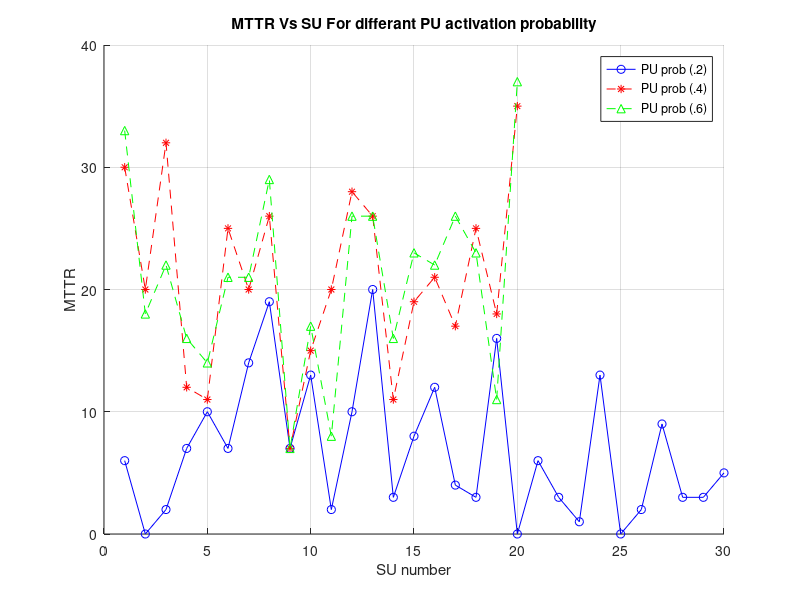
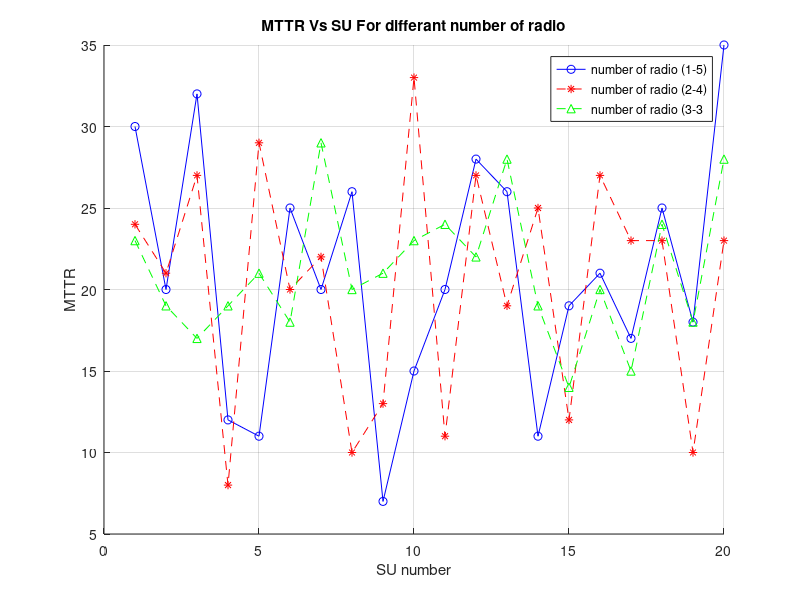
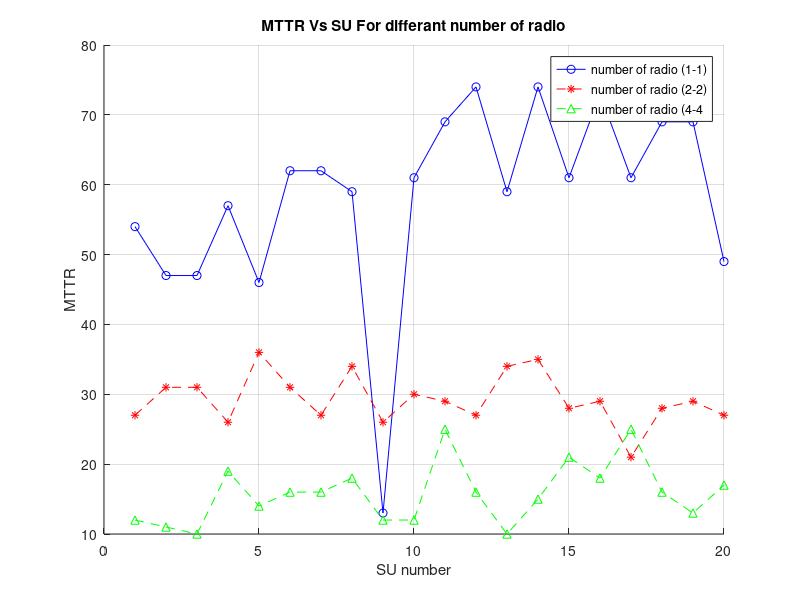

The MATLAB source for these figures, in order:
%MTTR
MTTRPU2 = csvread('Maximum Time to rendezvous for Vs SU_PUprob(.2).csv');
MTTRPU4 = csvread('Maximum Time to rendezvous for Vs SU_PUprob(.4).csv');
MTTRPU6 = csvread('Maximum Time to rendezvous for Vs SU_PUprob(.6).csv');

X1 = MTTRPU2(:,1);
X2 = MTTRPU4(:,1);
X3 = MTTRPU6(:,1);

figure(1);
hold on ;
          
 plot(X1,'b-o');
 plot(X2,'r--*');
 plot(X3,'g--^');
 title('MTTR Vs SU For differant PU activation probability');
 xlabel('SU number');
 ylabel('MTTR');
 legend('PU prob (.2)','PU prob (.4)','PU prob (.6)');
 grid on;
 
MTTRR2 = csvread('Maximum Time to rendezvous for Vs SU_radio(1-5).csv');
MTTRR4 = csvread('Maximum Time to rendezvous for Vs SU_radio(2-4).csv');
MTTRR6 = csvread('Maximum Time to rendezvous for Vs SU_radio(3-3).csv');
X1 = MTTRR2(:,1);
X2 = MTTRR4(:,1);
X3 = MTTRR6(:,1);

figure(2);
hold on ;
          
 plot(X1,'b-o');
 plot(X2,'r--*');
 plot(X3,'g--^');
 grid on;
 title('MTTR Vs SU For differant number of radio');
 xlabel('SU number');
 ylabel('MTTR');
 legend('number of radio (1-5)','number of radio (2-4)','number of radio (3-3');
 
 MTTRR22 = csvread('Maximum Time to rendezvous for Vs SU_radio(1-1).csv');
MTTRR44 = csvread('Maximum Time to rendezvous for Vs SU_radio(2-2).csv');
MTTRR66 = csvread('Maximum Time to rendezvous for Vs SU_radio(4-4).csv');
X1 = MTTRR22(:,1);
X2 = MTTRR44(:,1);
X3 = MTTRR66(:,1);

figure(3);
hold on ;
          
 plot(X1,'b-o');
 plot(X2,'r--*');
 plot(X3,'g--^');
 grid on;
 
 title('MTTR Vs SU For differant number of radio');
 xlabel('SU number');
 ylabel('MTTR');
 legend('number of radio (1-1)','number of radio (2-2)','number of radio (4-4');
